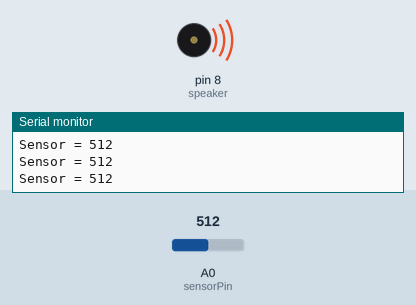
Simulated run of this sketch. Board: Arduino Uno, built with avr-gcc and run on an emulated ATmega328P. Parts: buzzer (waves = sounding), the last lines printed to the serial monitor. Inputs (shaded band) come from the test bench; at power-on: A0 (sensorPin) = 512.

Above: at 1.2 s.
1.3 s: A0 (sensorPin) set to 215
4.3 s: A0 (sensorPin) set to 193
At 5.2 s:
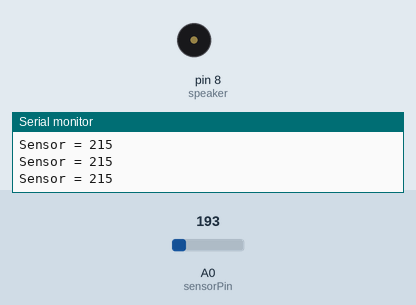
5.8 s: A0 (sensorPin) set to 1023
At 6.6 s:
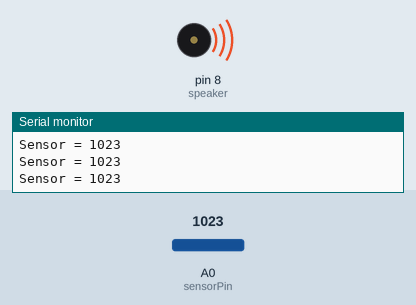
7.3 s: A0 (sensorPin) set to 122
At 7.7 s:
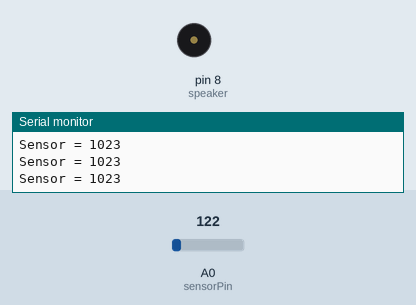
Timing chart, 0 to 9.8 s (numbered marks = the images above; inputs shaded):
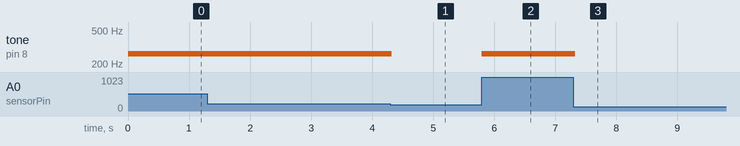

The sketch:

piezo_electrico2.ino
```cpp
/*FECHA:24/04/2020
 *AUTOR: Elías Montengro Ramos
 *DESCRIPCIÓN DEL PROGRAMA: Manejo de señales Analogas
 *conexión de un piezoelectrico al Arduino salida parlante.
 */
int speaker = 8; //puerto de salida sonido
int sensorPin = A0; // pin analogo a usar
int sensorValor = 0; // variable donde se guardaran los valores
int referencia = 200; // Valor de referencia
int toneDuracion = 40;
int toneFrecuencia = 262;
void setup()
   {
     Serial.begin (9600); // habilitamos montor seriala 9600
   }

void loop()
   {
    sensorValor =analogRead(sensorPin);// capturamos la lectura en la variable
    if(sensorValor > referencia)
       {
       tone(speaker, toneFrecuencia, toneDuracion);
       Serial.print("Sensor = ");// mandamos mensaje al monitor serial
       Serial.println(sensorValor,DEC);// visualizacomos los valores capturados
       }
   }
//Nota : no hay que definir elpuerto A0  como entrada
// este ya viene definido por default.
```

Measured:
- the behaviour switches between 201 and 200 on A0 (sensorPin) (found by bisection; images 0 and 1)
- after the input at 4.3 s, tone on pin 8 (speaker): 262 Hz → silent at once
- after the input at 5.8 s, tone on pin 8 (speaker): silent → 262 Hz at once
- after the input at 7.3 s, tone on pin 8 (speaker): 262 Hz → silent at once
